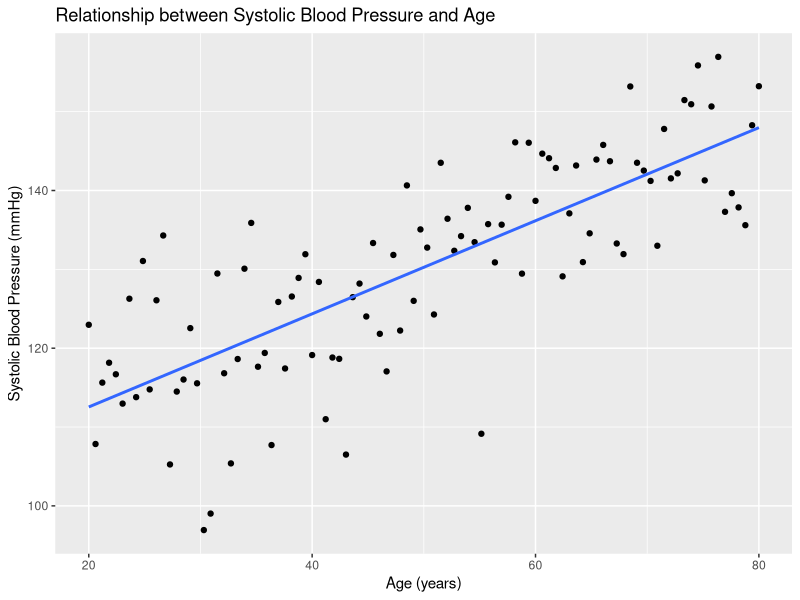
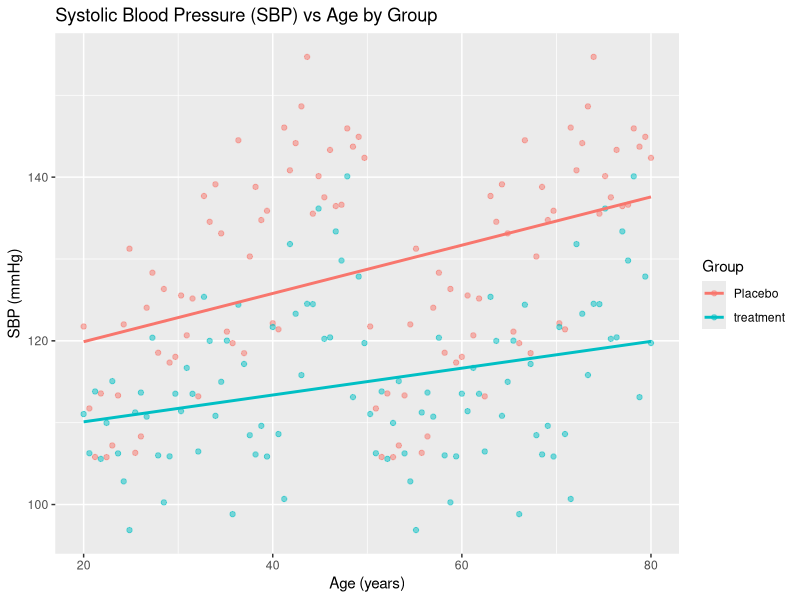

Recreate these plots in R, in order.
## ---- chunk 1
#| label: library
#| message: false
#| warning: false
#| echo: true

library(tidyverse)
## ---- chunk 2
#| label: fig-SBP
#| fig-cap: "SBP"
#| fig-cap-location: top
#| message: false
#| warning: false
#| echo: true

# Set seed
set.seed(42)

# define age range of 100 people in sample
age <- seq(20,80, length.out = 100)

# define SBP
sbp <- 100 + (0.6*age) + rnorm(100, mean = 0, sd = 8)

# create dataframe
df <- data.frame(age, sbp)

# create scatterplot

ggplot(df, aes(x = age, y = sbp)) +
  geom_point() +
  geom_smooth(method = "lm", se = FALSE) +
  labs(
    x = "Age (years)",
    y = "Systolic Blood Pressure (mmHg)",
    title = "Relationship between Systolic Blood Pressure and Age"
  )


## ---- chunk 3
#| label: SBP-treatment
#| message: false
#| warning: false
#| echo: true


# Set seed
set.seed(67)

# define total sample size
sample_size <- 50


# define age range participants in both groups

age_placebo <- seq(20,80, length.out = sample_size)
  
age_treatment <- seq(20,80, length.out = sample_size)

# define sbp placebo
sbp_placebo <- 100 + (0.6*age_placebo) + rnorm(sample_size, mean = 0, sd = 8)

# define sbp treatment. Lesser value bc drug fights SBP
sbp_treatment <- 100 +(0.3*age_treatment) + rnorm(sample_size, mean = 0, sd = 8)

# combine into dataframe

df_placebo <- data.frame(Age = age, SBP = sbp_placebo, Group = "Placebo")

df_treatment <- data.frame(Age = age, SBP = sbp_treatment, Group = "treatment")

data_B <- rbind(df_placebo, df_treatment)

## ---- chunk 4
#| label: fig-SBP-treatment
#| fig-cap: "Treatment vs SBP"
#| fig-cap-location: top
#| message: false
#| warning: false
#| echo: true

ggplot(data_B, aes(x = Age, y = SBP, color = Group)) +
  geom_point(alpha = 0.5) +
  geom_smooth(method = "lm", se = FALSE) +
  labs(
    title = "Systolic Blood Pressure (SBP) vs Age by Group",
    y = "SBP (mmHg)",
    x = "Age (years)"
  )
